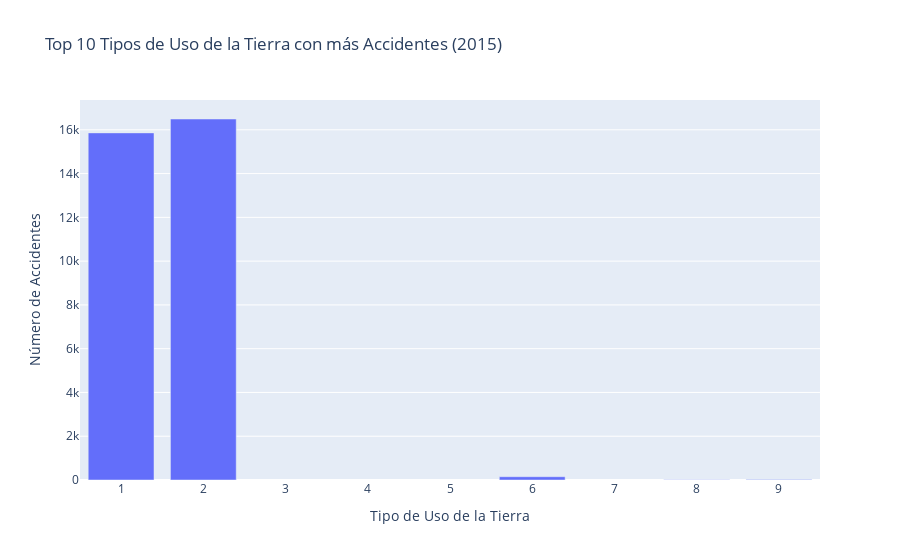

Notebook source saved alongside this figure:
### Code cell
from google.cloud import bigquery
import plotly.graph_objects as go



# Consulta para obtener el número de accidentes por tipo de uso de la tierra
query = """
    SELECT land_use, COUNT(*) as num_accidents
    FROM `bigquery-public-data.nhtsa_traffic_fatalities.accident_2015`
    GROUP BY land_use
    ORDER BY num_accidents DESC
    LIMIT 10
"""

# Ejecutar la consulta y obtener los resultados
query_job = client.query(query)
results = query_job.result()

# Crear una lista con los nombres de los tipos de uso de la tierra y otra lista con el número de accidentes correspondiente
land_use = []
num_accidents = []
for row in results:
    land_use.append(row[0])
    num_accidents.append(row[1])

# Crear un gráfico de barras con los datos obtenidos
fig = go.Figure([go.Bar(x=land_use, y=num_accidents)])
fig.update_layout(title="Top 10 Tipos de Uso de la Tierra con más Accidentes (2015)",
                  xaxis_title="Tipo de Uso de la Tierra",
                  yaxis_title="Número de Accidentes")
fig.show()

### Figure 1 — Plotly figure (JSON) as saved in the notebook; plotly's stock layout.template omitted (floating-point values rounded to 4 significant figures)
{"data": [{"type": "bar", "x": [2, 1, 6, 9, 8], "y": [16494, 15860, 150, 24, 10]}], "layout": {"title": {"text": "Top 10 Tipos de Uso de la Tierra con más Accidentes (2015)"}, "xaxis": {"title": {"text": "Tipo de Uso de la Tierra"}}, "yaxis": {"title": {"text": "Número de Accidentes"}}}}
